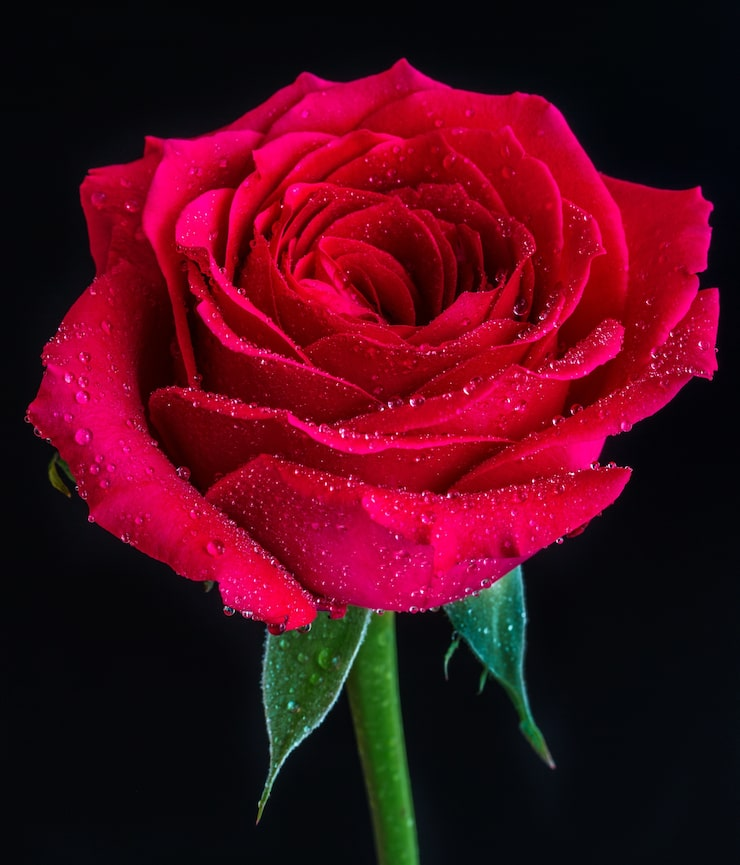
#> input picture rose.jpg, 740 x 865 px, found by its file name
$ python image_to_minecraft.py
#> lines starting #> are read from the running program, lines starting #| are printed output that depends on the picture
### src/image_to_minecraft/image_pixelifier.py
from PIL import Image

def pixelify_image(image_path, new_width):
#> called with image_path = 'rose.jpg', new_width = 64
    im = Image.open(image_path)
#> im is the input picture: PIL image 740x865 RGB; mean R, G, B 78.5, 10.3, 26.4
    w_ratio = new_width / im.width
#> w_ratio = 0.0865

    resized_img = im.resize((new_width, round(im.height*w_ratio)), Image.Resampling.LANCZOS)
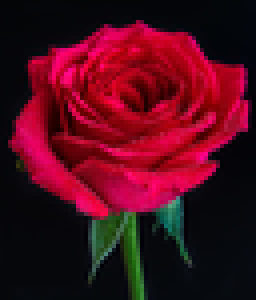
#> resized_img: PIL image 64x75 RGB (shown 4 times larger); mean R, G, B 78.5, 10.3, 26.5
    return resized_img

### src/image_to_minecraft/image_to_minecraft.py
import os
from PIL import Image
from image_pixelifier import pixelify_image
from block_to_color import *

def image_to_minecraft(image_path: str, width: int = 128, blocks_folder: str = "blocks.json"):
    img = pixelify_image(image_path, width)
    pix = img.load()

    new_im = Image.new('RGB', (img.width * 16, img.height * 16))
#> new_im: PIL image 1024x1200 RGB; every value is 0
    y_offset = 0
    for row in range(img.height):
        x_offset = 0
        row_im = Image.new("RGB", (img.width * 16, 16))
#> row_im: PIL image 1024x16 RGB; every value is 0
        for col in range(img.width):
            cc = pix[col, row]
#> cc = (4, 5, 7)
            print(cc)
#| (4, 5, 7)
#> (the run stopped early here; a loop or call above may not have finished)
